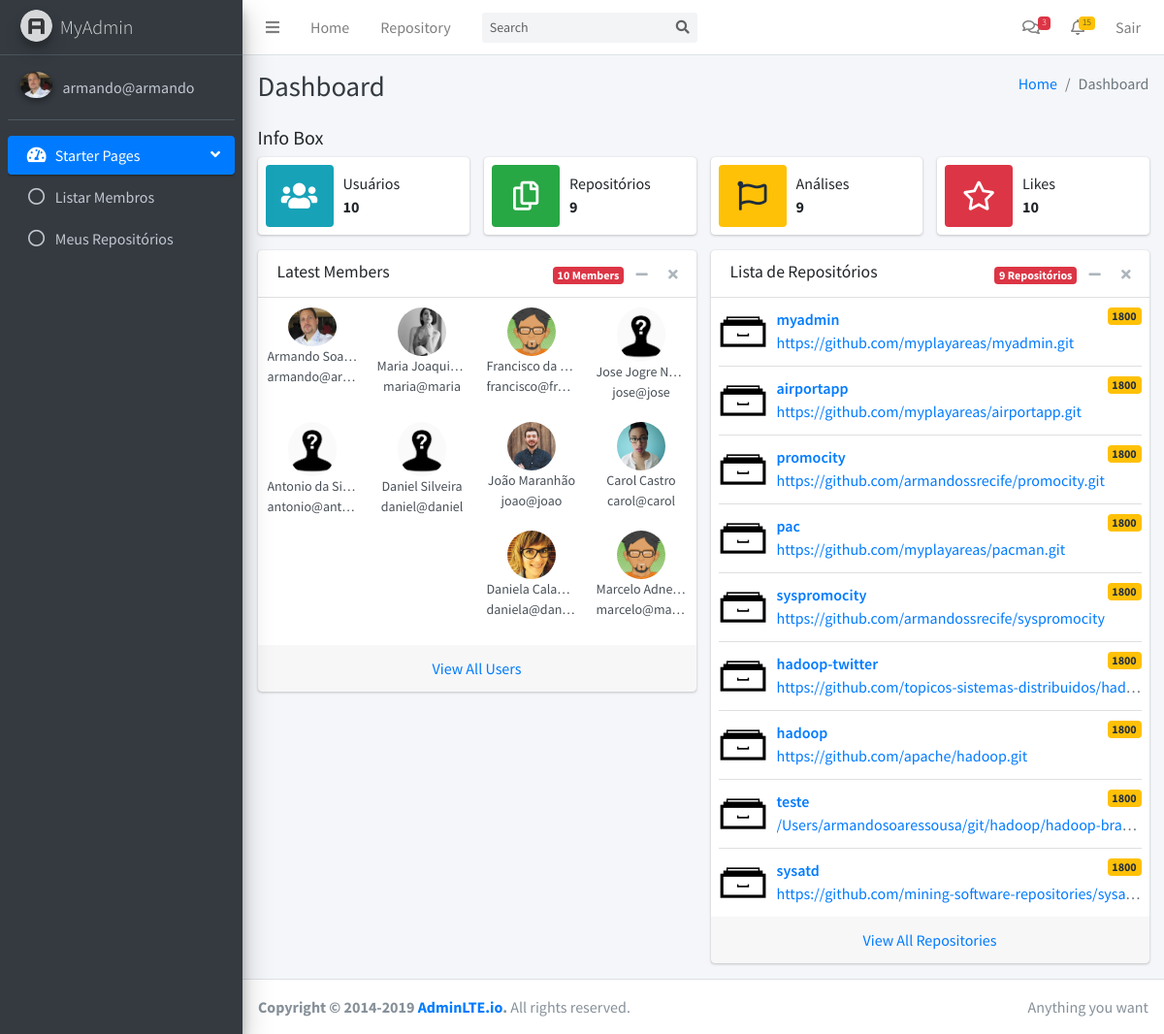
Page / (signed in) on the earlier database version.
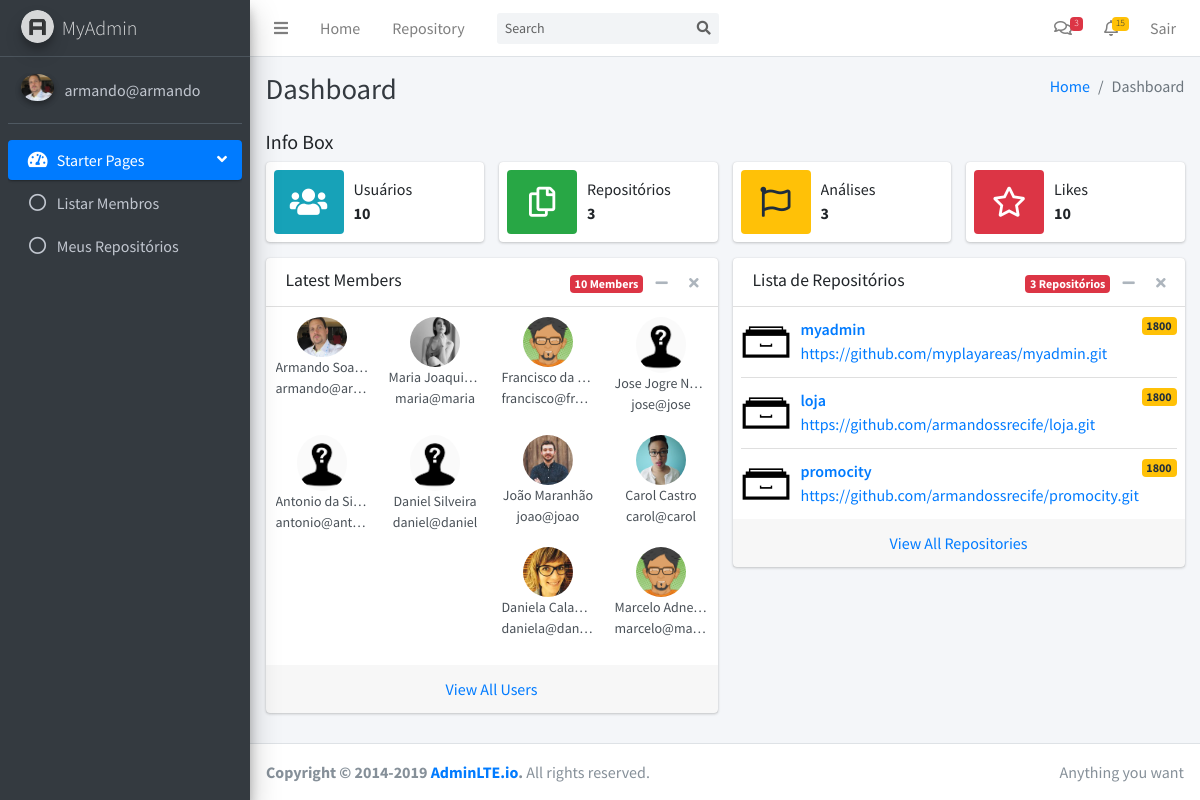
Same page on the later database version.
### tables this page shows
CREATE TABLE user (
  id INTEGER PRIMARY KEY AUTOINCREMENT,
  name TEXT, 
  username TEXT UNIQUE NOT NULL,
  email TEXT UNIQUE NOT NULL,
  password TEXT NOT NULL, 
  image TEXT
);

CREATE TABLE repository (
  id INTEGER PRIMARY KEY AUTOINCREMENT,
  name TEXT NOT NULL, 
  link TEXT NOT NULL,
  user_id INTEGER,
  creation_date timestamp,
  analysis_date timestamp,
  analysed INTEGER
);

### myapp/control/dashboard.py (the view)
@bp.route("/")
@login_required
def index():
    usuarios = lista_usuarios()
    quantidade_usuarios = len(usuarios)
    repositorios = lista_repositorios_usuario(g.user['id'])
    quantidade_repositorios = len(repositorios)
    return render_template("dashboard/starter.html", usuario = g.user['username'],
            profilePic=g.user['image'], titulo="Dashboard", usuarios = usuarios,
            repositorios = repositorios, quantidade_usuarios=quantidade_usuarios, quantidade_repositorios=quantidade_repositorios)

### myapp/config/db.py (called while the page is built)
def get_db():
    if 'db' not in g:
        g.db = sqlite3.connect(
            current_app.config['DATABASE'],
            detect_types=sqlite3.PARSE_DECLTYPES
        )
        g.db.row_factory = sqlite3.Row
    return g.db

### myapp/control/auth.py (called while the page is built)
def login_required(view):
    @functools.wraps(view)
    def wrapped_view(**kwargs):
        if g.user is None:
            return redirect(url_for("auth.login"))
        return view(**kwargs)
    return wrapped_view

@bp.before_app_request
def load_logged_in_user():
    user_id = session.get("user_id")
    if user_id is None:
        g.user = None
    else:
        g.user = ( get_db().execute("SELECT * FROM user WHERE id = ?", (user_id,)).fetchone() )

### myapp/control/dashboard.py (called while the page is built)
def lista_usuarios():
    db = get_db()
    query = "select * from user"
    usuarios = db.execute(query).fetchall()
    return usuarios

def lista_repositorios_usuario(id):
    db = get_db()
    query = "select * from repository where user_id = ?"
    repositorios = db.execute( query , (id,) ).fetchall()
    return repositorios

### myapp/templates/dashboard/starter.html
{% extends "base.html" %}
{% block conteudo %}
      <div class="container-fluid">
        <h5 class="mb-2">Info Box</h5>
        <div class="row">
          <div class="col-md-3 col-sm-6 col-12">
            <div class="info-box">
              <span class="info-box-icon bg-info"><i class="fas fa-users"></i></span>
              <div class="info-box-content">
                <span class="info-box-text">Usuários</span>
                <span class="info-box-number">{{ quantidade_usuarios }}</span>
              </div>
            </div>
          </div>
          <div class="col-md-3 col-sm-6 col-12">
            <div class="info-box">
              <span class="info-box-icon bg-success"><i class="far fa-copy"></i></span>
              <div class="info-box-content">
                <span class="info-box-text">Repositórios</span>
                <span class="info-box-number">{{ quantidade_repositorios }}</span>
              </div>
            </div>
          </div>
          <div class="col-md-3 col-sm-6 col-12">
            <div class="info-box">
              <span class="info-box-icon bg-warning"><i class="far fa-flag"></i></span>
              <div class="info-box-content">
                <span class="info-box-text">Análises</span>
                <span class="info-box-number"> {{ quantidade_repositorios }} </span>
              </div>
            </div>
          </div>
          <div class="col-md-3 col-sm-6 col-12">
            <div class="info-box">
              <span class="info-box-icon bg-danger"><i class="far fa-star"></i></span>
              <div class="info-box-content">
                <span class="info-box-text">Likes</span>
                <span class="info-box-number">{{ quantidade_usuarios }}</span>
              </div>
            </div>
          </div>
        </div>
        <div class="row">
          <div class="col-md-6">
            <div class="card">
              <div class="card-header">
                <h3 class="card-title">Latest Members</h3>
                <div class="card-tools">
                  <span class="badge badge-danger">{{ quantidade_usuarios }} Members</span>
                  <button type="button" class="btn btn-tool" data-card-widget="collapse"><i class="fas fa-minus"></i>
                  </button>
                  <button type="button" class="btn btn-tool" data-card-widget="remove"><i class="fas fa-times"></i>
                  </button>
                </div>
              </div>
              <div class="card-body p-0">
                <ul class="users-list clearfix">
                {% for item in usuarios%}
                  <li>
                    <img src="{{ url_for('static', filename='uploads/' + item["image"]) }}" alt="User Image" class="img-size-50">
                    <a class="users-list-name" href="#">{{ item["name"]}}</a>
                    <span class="users-list-name">{{ item["username"] }}</span>
                  </li>
                {% endfor %}
                </ul>
              </div>
              <div class="card-footer text-center">
                <a href="{{ url_for('usuario.listar') }}"> View All Users</a>
              </div>
            </div>
          </div>
          <div class="col-md-6">
            <div class="card">
              <div class="card-header">
                <h3 class="card-title">Lista de Repositórios</h3>
                <div class="card-tools">
                  <span class="badge badge-danger">{{ quantidade_repositorios }} Repositórios</span>
                  <button type="button" class="btn btn-tool" data-card-widget="collapse">
                    <i class="fas fa-minus"></i>
                  </button>
                  <button type="button" class="btn btn-tool" data-card-widget="remove">
                    <i class="fas fa-times"></i>
                  </button>
                </div>
              </div>
              <div class="card-body p-0">
                <ul class="products-list product-list-in-card pl-2 pr-2">
                {% for item in repositorios %}
                  <li class="item">
                    <div class="product-img">
                      <img src="/static/dist/img/repository.png" alt="Product Image" class="img-size-50">
                    </div>
                    <div class="product-info">
                      <a href="javascript:void(0)" class="product-title">{{ item['name'] }}
                        <span class="badge badge-warning float-right">1800</span></a>
                      <span class="product-description">
                        <a href="{{ url_for('repositorio.visualizar', id=item["id"]) }}"> {{ item['link'] }} </a>
                      </span>
                    </div>
                  </li>
                  {% endfor %}
                </ul>
              </div>
              <div class="card-footer text-center">
                <a href="{{ url_for('repositorio.listar') }}">View All Repositories</a>
              </div>
            </div>
          </div>
        </div>
      </div>
{% endblock %}

### myapp/templates/base.html (shortened to what this page needs)
<!DOCTYPE html>
<html lang="en">
<head>
  <link rel="stylesheet" href="/static/plugins/fontawesome-free/css/all.min.css">
  <link rel="stylesheet" href="/static/dist/css/adminlte.min.css">
</head>
<body class="hold-transition sidebar-mini">
<div class="wrapper">
  <nav class="main-header navbar navbar-expand navbar-white navbar-light">
    <ul class="navbar-nav">
      <li class="nav-item">
        <a class="nav-link" data-widget="pushmenu" href="#" role="button"><i class="fas fa-bars"></i></a>
      </li>
      <li class="nav-item d-none d-sm-inline-block">
        <a href="/" class="nav-link">Home</a>
      </li>
      <li class="nav-item d-none d-sm-inline-block">
        <a href="#" class="nav-link">Repository</a>
      </li>
    </ul>
    <form class="form-inline ml-3">
      <div class="input-group input-group-sm">
        <input class="form-control form-control-navbar" type="search" placeholder="Search" aria-label="Search">
        <div class="input-group-append">
          <button class="btn btn-navbar" type="submit">
            <i class="fas fa-search"></i>
          </button>
        </div>
      </div>
    </form>
    <ul class="navbar-nav ml-auto">
      <li class="nav-item dropdown">
        <a class="nav-link" data-toggle="dropdown" href="#">
          <i class="far fa-comments"></i>
          <span class="badge badge-danger navbar-badge">3</span>
        </a>
      </li>
      <li class="nav-item dropdown">
        <a class="nav-link" data-toggle="dropdown" href="#">
          <i class="far fa-bell"></i>
          <span class="badge badge-warning navbar-badge">15</span>
        </a>
      </li>
      <li class="nav-item">
        <a class="nav-link"href="{{ url_for('auth.logout') }}">
          Sair
        </a>
      </li>
    </ul>
  </nav>
  <aside class="main-sidebar sidebar-dark-primary elevation-4">
    <a href="/" class="brand-link">
      <img src="/static/dist/img/AdminLTELogo.png" alt="AdminLTE Logo" class="brand-image img-circle elevation-3"
           style="opacity: .8">
      <span class="brand-text font-weight-light">MyAdmin</span>
    </a>
    <div class="sidebar">
      <div class="user-panel mt-3 pb-3 mb-3 d-flex">
        <div class="image">
          <img src="{{ url_for('static', filename='uploads/' + profilePic) }}" class="img-circle elevation-2" alt="User Image">
        </div>
        <div class="info">
          <a href="{{ url_for('dashboard.profile') }}" class="d-block">{{usuario}}</a>
        </div>
      </div>
      <nav class="mt-2">
        <ul class="nav nav-pills nav-sidebar flex-column" data-widget="treeview" role="menu" data-accordion="false">
          <li class="nav-item has-treeview menu-open">
            <a href="#" class="nav-link active">
              <i class="nav-icon fas fa-tachometer-alt"></i>
              <p>
                Starter Pages
                <i class="right fas fa-angle-left"></i>
              </p>
            </a>
            <ul class="nav nav-treeview">
              <li class="nav-item">
                <a href="{{ url_for('usuario.listar') }}" class="nav-link">
                  <i class="far fa-circle nav-icon"></i>
                  <p>Listar Membros</p>
                </a>
              </li>
              <li class="nav-item">
                <a href="{{ url_for('repositorio.listar') }}" class="nav-link">
                  <i class="far fa-circle nav-icon"></i>
                  <p>Meus Repositórios</p>
                </a>
              </li>
            </ul>
          </li>
        </ul>
      </nav>
    </div>
  </aside>
  <div class="content-wrapper">
    <div class="content-header">
      <div class="container-fluid">
        <div class="row mb-2">
          <div class="col-sm-6">
            <h1 class="m-0 text-dark">{{ titulo }}</h1>
          </div>
          <div class="col-sm-6">
            <ol class="breadcrumb float-sm-right">
              <li class="breadcrumb-item"><a href="#">Home</a></li>
              <li class="breadcrumb-item active">{{ titulo }}</li>
            </ol>
          </div>
        </div>
      </div>
    </div>
    <div class="content">
    {% block conteudo %}{% endblock %}
    </div>
  </div>
  <footer class="main-footer">
    <div class="float-right d-none d-sm-inline">
      Anything you want
    </div>
    <strong>Copyright &copy; 2014-2019 <a href="https://adminlte.io">AdminLTE.io</a>.</strong> All rights reserved.
  </footer>
</div>
</body>
</html>

Differences in the rows shown:
removed repository: name "airportapp", link "https://github.com/myplayareas/airportapp.git"
removed repository: name "pac", link "https://github.com/myplayareas/pacman.git"
removed repository: name "syspromocity", link "https://github.com/armandossrecife/syspromocity"
removed repository: name "hadoop-twitter", link "https://github.com/topicos-sistemas-distribuidos/had…"
removed repository: name "hadoop", link "https://github.com/apache/hadoop.git"
removed repository: name "teste", link "/Users/armandosoaressousa/git/hadoop/hadoop-bra…"
removed repository: name "sysatd", link "https://github.com/mining-software-repositories/sysa…"
added repository: name "loja", link "https://github.com/armandossrecife/loja.git"
Other differences:
{{ quantidade_repositorios }}: "9" → "3"
